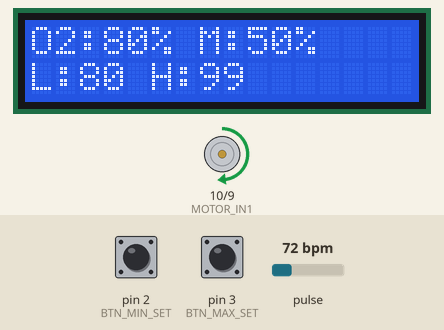
Bench run of a sketch on a simulated Arduino Uno, built with avr-gcc and run on an emulated ATmega328P. On the bench: 16×2 character LCD, motor-driver pin pairs drawn as motors (green arrow = first pin HIGH = forward, orange = second pin HIGH = backward, longer = more drive, scaled by the enable pin). The test bench sets the inputs (shaded band); at power-on: pin 3 (BTN_MAX_SET) HIGH, pin 2 (BTN_MIN_SET) HIGH, pulse 72 bpm.

Above: at 2.2 s.
2.3 s: pin 3 (BTN_MAX_SET) pulled LOW for 0.15 s
At 2.8 s:
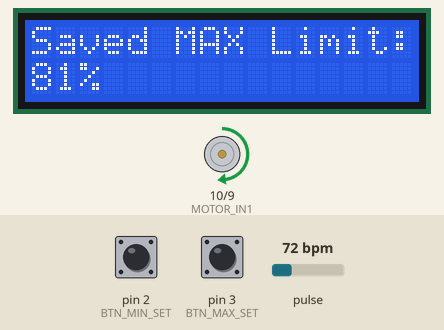
5.3 s: pin 2 (BTN_MIN_SET) pulled LOW for 0.15 s
At 6.1 s:
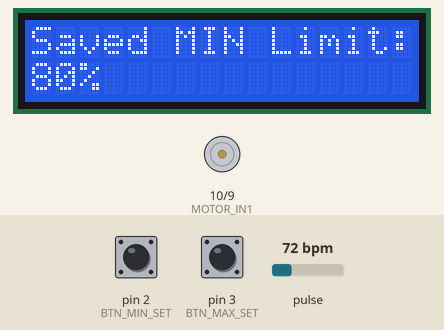
7.8 s: pin 3 (BTN_MAX_SET) pulled LOW for 1 s
At 10.2 s:
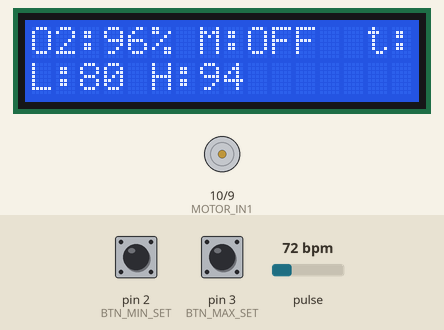
10.3 s: pulse set to 130 bpm
At 12.4 s:
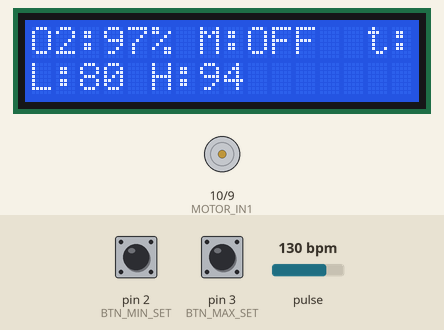
13.3 s: pin 2 (BTN_MIN_SET) pulled LOW for 1 s
At 15.5 s:
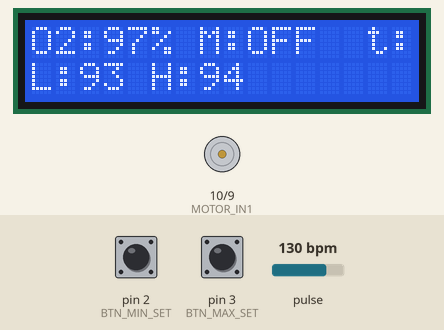
15.8 s: pulse set to 70 bpm
At 19.5 s:
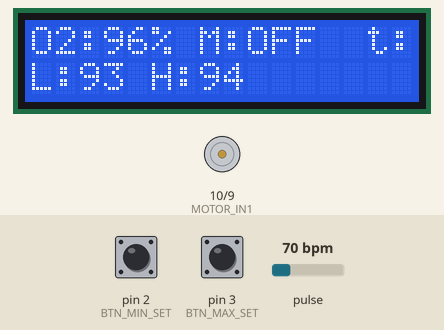
Timing chart, 0 to 19.8 s (numbered marks = the images above; inputs shaded):
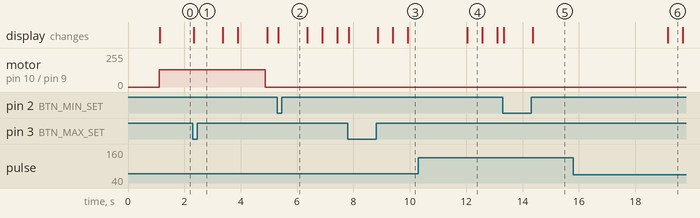

Measured:
- after the input at 2.3 s, the display: changes at once (image 1)
- after the input at 5.3 s, the display: changes at once (image 2)
- after the input at 7.8 s, the display: first changes at once (image 3 shows a later state)
- after the input at 10.3 s, the display: changes after 1.7 s (image 4)
- after the input at 13.3 s, the display: first changes at once (image 5 shows a later state)
- after the input at 15.8 s, the display: changes after 3.3 s (image 6)
- what the display in image 4 shows lasts 0.6 s, from 12.0 s to 12.6 s

The sketch:

edging.ino
```cpp
#include <Wire.h>
#include <LiquidCrystal_I2C.h>
#include "MAX30105.h"
#include "heartRate.h"

// Licence - PRIVATE USE IS FREE. COMMERCIAL USE IS PROHIBITED.
//
// Yes - Print and use the 3D prints of the 3D model for private use;
// Yes - Share the images of your 3D prints of the 3D model on communication media such as social networks or websites.
//
// No - commercial use or public sharing of the 3D model;
// No - modification or adaptation of the 3D model for public sharing or sale;
// No - distribution, sale, donation or exchange of the digital files of the 3D model.
//
// (C) Copyright 2025 Badsub Designs. All rights reserved.

// --- HARDWARE PIN DEFINITIONS ---
// L293D Connected via "Parallel Bridge" wiring
#define MOTOR_ENABLE 11  // PWM Speed Control (Shared for both sides)
#define MOTOR_IN1    10  // Direction A (Shared)
#define MOTOR_IN2    9   // Direction B (Shared)

#define BTN_MIN_SET  2   // Button to Capture START Threshold
#define BTN_MAX_SET  3   // Button to Capture STOP Threshold

// --- OBJECTS ---
MAX30105 particleSensor;
LiquidCrystal_I2C lcd(0x27, 16, 2);

// --- SETTINGS ---
const unsigned long RAMP_DURATION = 300000; // 5 Minutes in milliseconds
const int START_SPEED = 130; // PWM to start (approx 50% to ensure spin)

// --- VARIABLES ---
// Oxygen Calculation Variables
double avered = 0; double aveir = 0;
double sumirrms = 0; double sumredrms = 0;
int i = 0;
int Num = 100;
int oxygen = 80; // Start conservative until sensor settles
long lastBeat = 0;

// Thresholds (Defaults as requested)
int minO2 = 80; // Motor STARTS when O2 drops to this
int maxO2 = 99; // Motor STOPS when O2 rises to this

// Motor State
bool motorRunning = false;
unsigned long rampStartTime = 0;
int currentSpeed = 0;

void setup() {
    Serial.begin(115200);

    // 1. Motor Setup
    pinMode(MOTOR_ENABLE, OUTPUT);
    pinMode(MOTOR_IN1, OUTPUT);
    pinMode(MOTOR_IN2, OUTPUT);
    stopMotor(); // Ensure OFF at startup

    // 2. Button Setup
    pinMode(BTN_MIN_SET, INPUT_PULLUP);
    pinMode(BTN_MAX_SET, INPUT_PULLUP);

    // 3. LCD Setup
    lcd.init();
    lcd.backlight();
    lcd.setCursor(0,0);
    lcd.print("System Start...");

    // 4. Sensor Setup
    if (!particleSensor.begin(Wire, I2C_SPEED_STANDARD)) {
        lcd.clear(); lcd.print("Sensor Fail!");
        while (1);
    }

    // Configure Sensor (Low Red LED for preventing saturation)
    particleSensor.setup();
    particleSensor.setPulseAmplitudeRed(0x0A);
    particleSensor.setPulseAmplitudeGreen(0);

    lcd.clear();
    lcd.print("Calibrating...");
    delay(1000);
}

void loop() {
    // --- 1. SENSOR READING ---
    uint32_t irValue = particleSensor.getIR();
    uint32_t redValue = particleSensor.getRed();

    // Safety: If finger removed, stop everything
    if (irValue < 7000) {
        if (motorRunning) stopMotor();

        lcd.setCursor(0,0);
        lcd.print("Place Finger... ");
        lcd.setCursor(0,1);
        lcd.print("Motor STOPPED   ");

        // Reset math
        avered = 0; aveir = 0; sumirrms = 0; sumredrms = 0; i = 0;
        return;
    }

    // --- 2. OXYGEN CALCULATION (Continuous) ---
    // Standard AC/DC ratio algorithm for continuous reading
    double fred = (double)redValue;
    double fir = (double)irValue;

    avered = avered * 0.95 + fred * 0.05;
    aveir = aveir * 0.95 + fir * 0.05;

    double fredAC = fred - avered;
    double firAC = fir - aveir;

    sumredrms += (fredAC * fredAC);
    sumirrms += (firAC * firAC);
    i++;

    // Update O2 value every 50 samples
    if ((i % 50) == 0) {
        double R = (sqrt(sumredrms) / avered) / (sqrt(sumirrms) / aveir);
        int currentO2 = -45.060 * R * R + 30.354 * R + 94.845;

        // Constrain and Smooth
        if (currentO2 > 100) currentO2 = 100;
        if (currentO2 < 70) currentO2 = 70; // Floor
        oxygen = (oxygen + currentO2) / 2;  // Rolling average

        sumredrms = 0.0; sumirrms = 0.0; i = 0;
    }

    // --- 3. BUTTONS (CAPTURE LOGIC) ---

    // Button 1: CAPTURE Current O2 as MIN (Start Threshold)
    if (digitalRead(BTN_MIN_SET) == LOW) {
        minO2 = oxygen;
        // Safety: Min cannot be higher than Max
        if (minO2 >= maxO2) minO2 = maxO2 - 1;

        lcd.clear();
        lcd.print("Saved MIN Limit:");
        lcd.setCursor(0,1); lcd.print(minO2); lcd.print("%");
        delay(1000); // Show confirmation
    }

    // Button 2: CAPTURE Current O2 as MAX (Stop Threshold)
    if (digitalRead(BTN_MAX_SET) == LOW) {
        maxO2 = oxygen;
        // Safety: Max cannot be lower than Min
        if (maxO2 <= minO2) maxO2 = minO2 + 1;

        lcd.clear();
        lcd.print("Saved MAX Limit:");
        lcd.setCursor(0,1); lcd.print(maxO2); lcd.print("%");
        delay(1000); // Show confirmation
    }

    // --- 4. MOTOR CONTROL CYCLE ---

    // STOP Condition: O2 has reached or exceeded the Target (Max)
    if (motorRunning && oxygen >= maxO2) {
        stopMotor();
    }

    // START Condition: O2 has dropped to (or below) the Trigger (Min)
    if (!motorRunning && oxygen <= minO2) {
        startMotor();
    }

    // RAMP Logic: If active, increase speed over time
    if (motorRunning) {
        unsigned long elapsed = millis() - rampStartTime;
        if (elapsed < RAMP_DURATION) {
            // Scale time (0-5mins) to PWM (StartSpeed-255)
            currentSpeed = map(elapsed, 0, RAMP_DURATION, START_SPEED, 255);
        } else {
            currentSpeed = 255; // Full speed cap
        }
        analogWrite(MOTOR_ENABLE, currentSpeed);
    }

    // --- 5. DISPLAY UPDATE (Every 500ms) ---
    static unsigned long lastDisp = 0;
    if (millis() - lastDisp > 500) {
        lcd.setCursor(0,0);
        lcd.print("O2:"); lcd.print(oxygen); lcd.print("% ");

        // Show Motor Status
        if (motorRunning) {
            lcd.print("M:");
            int p = map(currentSpeed, 0, 255, 0, 100);
            lcd.print(p); lcd.print("%  ");
        } else {
            lcd.print("M:OFF  ");
        }

        // Show Thresholds
        lcd.setCursor(0,1);
        lcd.print("L:"); lcd.print(minO2); // L for Low/Min
        lcd.print(" H:"); lcd.print(maxO2);// H for High/Max
        lcd.print("     ");

        lastDisp = millis();
    }
}

// --- HELPER FUNCTIONS ---
void startMotor() {
    motorRunning = true;
    rampStartTime = millis(); // Reset ramp timer

    // Set Direction (Left bridged to Right)
    digitalWrite(MOTOR_IN1, HIGH);
    digitalWrite(MOTOR_IN2, LOW);

    // Initial Kick
    analogWrite(MOTOR_ENABLE, START_SPEED);
}

void stopMotor() {
    motorRunning = false;
    currentSpeed = 0;

    // Cut Power
    digitalWrite(MOTOR_IN1, LOW);
    digitalWrite(MOTOR_IN2, LOW);
    analogWrite(MOTOR_ENABLE, 0);
}
```
